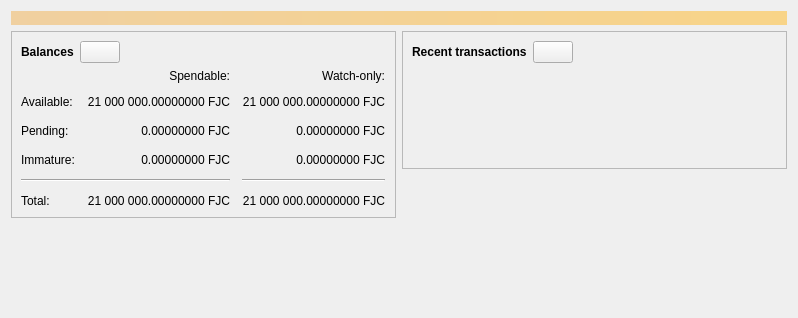
<?xml version="1.0" encoding="UTF-8"?>
<ui version="4.0">
 <class>OverviewPage</class>
 <widget class="QWidget" name="OverviewPage">
  <property name="geometry">
   <rect>
    <x>0</x>
    <y>0</y>
    <width>798</width>
    <height>318</height>
   </rect>
  </property>
  <property name="windowTitle">
   <string>Form</string>
  </property>
  <layout class="QVBoxLayout" name="topLayout">
   <item>
    <widget class="QLabel" name="labelAlerts">
     <property name="visible">
      <bool>false</bool>
     </property>
     <property name="styleSheet">
      <string notr="true">QLabel { background-color: qlineargradient(x1: 0, y1: 0, x2: 1, y2: 0, stop:0 #F0D0A0, stop:1 #F8D488); color:#000000; }</string>
     </property>
     <property name="wordWrap">
      <bool>true</bool>
     </property>
     <property name="margin">
      <number>3</number>
     </property>
     <property name="textInteractionFlags">
      <set>Qt::TextSelectableByMouse</set>
     </property>
    </widget>
   </item>
   <item>
    <layout class="QHBoxLayout" name="horizontalLayout" stretch="1,1">
     <item>
      <layout class="QVBoxLayout" name="verticalLayout_2">
       <item>
        <widget class="QFrame" name="frame">
         <property name="frameShape">
          <enum>QFrame::StyledPanel</enum>
         </property>
         <property name="frameShadow">
          <enum>QFrame::Raised</enum>
         </property>
         <layout class="QVBoxLayout" name="verticalLayout_4">
          <item>
           <layout class="QHBoxLayout" name="horizontalLayout_4">
            <item>
             <widget class="QLabel" name="label_5">
              <property name="font">
               <font>
                <weight>75</weight>
                <bold>true</bold>
               </font>
              </property>
              <property name="text">
               <string>Balances</string>
              </property>
             </widget>
            </item>
            <item>
             <widget class="QPushButton" name="labelWalletStatus">
              <property name="enabled">
               <bool>true</bool>
              </property>
              <property name="maximumSize">
               <size>
                <width>45</width>
                <height>16777215</height>
               </size>
              </property>
              <property name="toolTip">
               <string>The displayed information may be out of date. Your wallet automatically synchronizes with the Fujicoin network after a connection is established, but this process has not completed yet.</string>
              </property>
              <property name="text">
               <string/>
              </property>
              <property name="icon">
               <iconset resource="../fujicoin.qrc">
                <normaloff>:/icons/warning</normaloff>
                <disabledoff>:/icons/warning</disabledoff>:/icons/warning</iconset>
              </property>
              <property name="iconSize">
               <size>
                <width>24</width>
                <height>24</height>
               </size>
              </property>
             </widget>
            </item>
            <item>
             <spacer name="horizontalSpacer_3">
              <property name="orientation">
               <enum>Qt::Horizontal</enum>
              </property>
              <property name="sizeHint" stdset="0">
               <size>
                <width>40</width>
                <height>20</height>
               </size>
              </property>
             </spacer>
            </item>
           </layout>
          </item>
          <item>
           <layout class="QGridLayout" name="gridLayout">
            <property name="spacing">
             <number>12</number>
            </property>
            <item row="2" column="2">
             <widget class="QLabel" name="labelWatchPending">
              <property name="cursor">
               <cursorShape>IBeamCursor</cursorShape>
              </property>
              <property name="toolTip">
               <string>Unconfirmed transactions to watch-only addresses</string>
              </property>
              <property name="text">
               <string notr="true">0.00000000 FJC</string>
              </property>
              <property name="alignment">
               <set>Qt::AlignRight|Qt::AlignTrailing|Qt::AlignVCenter</set>
              </property>
              <property name="textInteractionFlags">
               <set>Qt::LinksAccessibleByMouse|Qt::TextSelectableByKeyboard|Qt::TextSelectableByMouse</set>
              </property>
             </widget>
            </item>
            <item row="2" column="1">
             <widget class="QLabel" name="labelUnconfirmed">
              <property name="cursor">
               <cursorShape>IBeamCursor</cursorShape>
              </property>
              <property name="toolTip">
               <string>Total of transactions that have yet to be confirmed, and do not yet count toward the spendable balance</string>
              </property>
              <property name="text">
               <string notr="true">0.00000000 FJC</string>
              </property>
              <property name="alignment">
               <set>Qt::AlignRight|Qt::AlignTrailing|Qt::AlignVCenter</set>
              </property>
              <property name="textInteractionFlags">
               <set>Qt::LinksAccessibleByMouse|Qt::TextSelectableByKeyboard|Qt::TextSelectableByMouse</set>
              </property>
             </widget>
            </item>
            <item row="3" column="2">
             <widget class="QLabel" name="labelWatchImmature">
              <property name="cursor">
               <cursorShape>IBeamCursor</cursorShape>
              </property>
              <property name="toolTip">
               <string>Mined balance in watch-only addresses that has not yet matured</string>
              </property>
              <property name="text">
               <string notr="true">0.00000000 FJC</string>
              </property>
              <property name="alignment">
               <set>Qt::AlignRight|Qt::AlignTrailing|Qt::AlignVCenter</set>
              </property>
              <property name="textInteractionFlags">
               <set>Qt::LinksAccessibleByMouse|Qt::TextSelectableByKeyboard|Qt::TextSelectableByMouse</set>
              </property>
             </widget>
            </item>
            <item row="4" column="0" colspan="2">
             <widget class="Line" name="line">
              <property name="orientation">
               <enum>Qt::Horizontal</enum>
              </property>
             </widget>
            </item>
            <item row="4" column="2">
             <widget class="Line" name="lineWatchBalance">
              <property name="sizePolicy">
               <sizepolicy hsizetype="Preferred" vsizetype="Fixed">
                <horstretch>0</horstretch>
                <verstretch>0</verstretch>
               </sizepolicy>
              </property>
              <property name="minimumSize">
               <size>
                <width>140</width>
                <height>0</height>
               </size>
              </property>
              <property name="orientation">
               <enum>Qt::Horizontal</enum>
              </property>
             </widget>
            </item>
            <item row="5" column="0">
             <widget class="QLabel" name="labelTotalText">
              <property name="text">
               <string>Total:</string>
              </property>
             </widget>
            </item>
            <item row="3" column="1">
             <widget class="QLabel" name="labelImmature">
              <property name="cursor">
               <cursorShape>IBeamCursor</cursorShape>
              </property>
              <property name="toolTip">
               <string>Mined balance that has not yet matured</string>
              </property>
              <property name="text">
               <string notr="true">0.00000000 FJC</string>
              </property>
              <property name="alignment">
               <set>Qt::AlignRight|Qt::AlignTrailing|Qt::AlignVCenter</set>
              </property>
              <property name="textInteractionFlags">
               <set>Qt::LinksAccessibleByMouse|Qt::TextSelectableByKeyboard|Qt::TextSelectableByMouse</set>
              </property>
             </widget>
            </item>
            <item row="2" column="3">
             <spacer name="horizontalSpacer_2">
              <property name="orientation">
               <enum>Qt::Horizontal</enum>
              </property>
              <property name="sizeHint" stdset="0">
               <size>
                <width>40</width>
                <height>20</height>
               </size>
              </property>
             </spacer>
            </item>
            <item row="3" column="0">
             <widget class="QLabel" name="labelImmatureText">
              <property name="text">
               <string>Immature:</string>
              </property>
             </widget>
            </item>
            <item row="5" column="1">
             <widget class="QLabel" name="labelTotal">
              <property name="cursor">
               <cursorShape>IBeamCursor</cursorShape>
              </property>
              <property name="toolTip">
               <string>Your current total balance</string>
              </property>
              <property name="text">
               <string notr="true">21 000 000.00000000 FJC</string>
              </property>
              <property name="alignment">
               <set>Qt::AlignRight|Qt::AlignTrailing|Qt::AlignVCenter</set>
              </property>
              <property name="textInteractionFlags">
               <set>Qt::LinksAccessibleByMouse|Qt::TextSelectableByKeyboard|Qt::TextSelectableByMouse</set>
              </property>
             </widget>
            </item>
            <item row="5" column="2">
             <widget class="QLabel" name="labelWatchTotal">
              <property name="cursor">
               <cursorShape>IBeamCursor</cursorShape>
              </property>
              <property name="toolTip">
               <string>Current total balance in watch-only addresses</string>
              </property>
              <property name="text">
               <string notr="true">21 000 000.00000000 FJC</string>
              </property>
              <property name="alignment">
               <set>Qt::AlignRight|Qt::AlignTrailing|Qt::AlignVCenter</set>
              </property>
              <property name="textInteractionFlags">
               <set>Qt::LinksAccessibleByMouse|Qt::TextSelectableByKeyboard|Qt::TextSelectableByMouse</set>
              </property>
             </widget>
            </item>
            <item row="0" column="2">
             <widget class="QLabel" name="labelWatchonly">
              <property name="text">
               <string>Watch-only:</string>
              </property>
              <property name="alignment">
               <set>Qt::AlignRight|Qt::AlignTrailing|Qt::AlignVCenter</set>
              </property>
             </widget>
            </item>
            <item row="1" column="0">
             <widget class="QLabel" name="labelBalanceText">
              <property name="text">
               <string>Available:</string>
              </property>
             </widget>
            </item>
            <item row="1" column="1">
             <widget class="QLabel" name="labelBalance">
              <property name="cursor">
               <cursorShape>IBeamCursor</cursorShape>
              </property>
              <property name="toolTip">
               <string>Your current spendable balance</string>
              </property>
              <property name="text">
               <string notr="true">21 000 000.00000000 FJC</string>
              </property>
              <property name="alignment">
               <set>Qt::AlignRight|Qt::AlignTrailing|Qt::AlignVCenter</set>
              </property>
              <property name="textInteractionFlags">
               <set>Qt::LinksAccessibleByMouse|Qt::TextSelectableByKeyboard|Qt::TextSelectableByMouse</set>
              </property>
             </widget>
            </item>
            <item row="1" column="2">
             <widget class="QLabel" name="labelWatchAvailable">
              <property name="cursor">
               <cursorShape>IBeamCursor</cursorShape>
              </property>
              <property name="toolTip">
               <string>Your current balance in watch-only addresses</string>
              </property>
              <property name="text">
               <string notr="true">21 000 000.00000000 FJC</string>
              </property>
              <property name="alignment">
               <set>Qt::AlignRight|Qt::AlignTrailing|Qt::AlignVCenter</set>
              </property>
              <property name="textInteractionFlags">
               <set>Qt::LinksAccessibleByMouse|Qt::TextSelectableByKeyboard|Qt::TextSelectableByMouse</set>
              </property>
             </widget>
            </item>
            <item row="2" column="0">
             <widget class="QLabel" name="labelPendingText">
              <property name="text">
               <string>Pending:</string>
              </property>
             </widget>
            </item>
            <item row="0" column="1">
             <widget class="QLabel" name="labelSpendable">
              <property name="text">
               <string>Spendable:</string>
              </property>
              <property name="alignment">
               <set>Qt::AlignRight|Qt::AlignTrailing|Qt::AlignVCenter</set>
              </property>
             </widget>
            </item>
           </layout>
          </item>
         </layout>
        </widget>
       </item>
       <item>
        <spacer name="verticalSpacer">
         <property name="orientation">
          <enum>Qt::Vertical</enum>
         </property>
         <property name="sizeHint" stdset="0">
          <size>
           <width>20</width>
           <height>40</height>
          </size>
         </property>
        </spacer>
       </item>
      </layout>
     </item>
     <item>
      <layout class="QVBoxLayout" name="verticalLayout_3">
       <item>
        <widget class="QFrame" name="frame_2">
         <property name="frameShape">
          <enum>QFrame::StyledPanel</enum>
         </property>
         <property name="frameShadow">
          <enum>QFrame::Raised</enum>
         </property>
         <layout class="QVBoxLayout" name="verticalLayout">
          <item>
           <layout class="QHBoxLayout" name="horizontalLayout_2">
            <item>
             <widget class="QLabel" name="label_4">
              <property name="font">
               <font>
                <weight>75</weight>
                <bold>true</bold>
               </font>
              </property>
              <property name="text">
               <string>Recent transactions</string>
              </property>
             </widget>
            </item>
            <item>
             <widget class="QPushButton" name="labelTransactionsStatus">
              <property name="enabled">
               <bool>true</bool>
              </property>
              <property name="maximumSize">
               <size>
                <width>45</width>
                <height>16777215</height>
               </size>
              </property>
              <property name="toolTip">
               <string>The displayed information may be out of date. Your wallet automatically synchronizes with the Fujicoin network after a connection is established, but this process has not completed yet.</string>
              </property>
              <property name="text">
               <string/>
              </property>
              <property name="icon">
               <iconset resource="../fujicoin.qrc">
                <normaloff>:/icons/warning</normaloff>
                <disabledoff>:/icons/warning</disabledoff>:/icons/warning</iconset>
              </property>
              <property name="iconSize">
               <size>
                <width>24</width>
                <height>24</height>
               </size>
              </property>
             </widget>
            </item>
            <item>
             <spacer name="horizontalSpacer">
              <property name="orientation">
               <enum>Qt::Horizontal</enum>
              </property>
              <property name="sizeHint" stdset="0">
               <size>
                <width>40</width>
                <height>20</height>
               </size>
              </property>
             </spacer>
            </item>
           </layout>
          </item>
          <item>
           <widget class="TransactionOverviewWidget" name="listTransactions">
            <property name="styleSheet">
             <string notr="true">QListView { background: transparent; }</string>
            </property>
            <property name="frameShape">
             <enum>QFrame::NoFrame</enum>
            </property>
            <property name="verticalScrollBarPolicy">
             <enum>Qt::ScrollBarAlwaysOff</enum>
            </property>
            <property name="horizontalScrollBarPolicy">
             <enum>Qt::ScrollBarAlwaysOff</enum>
            </property>
            <property name="sizeAdjustPolicy">
             <enum>QAbstractScrollArea::AdjustToContents</enum>
            </property>
            <property name="selectionMode">
             <enum>QAbstractItemView::NoSelection</enum>
            </property>
            <property name="uniformItemSizes">
             <bool>true</bool>
            </property>
           </widget>
          </item>
         </layout>
        </widget>
       </item>
       <item>
        <spacer name="verticalSpacer_2">
         <property name="orientation">
          <enum>Qt::Vertical</enum>
         </property>
         <property name="sizeHint" stdset="0">
          <size>
           <width>20</width>
           <height>40</height>
          </size>
         </property>
        </spacer>
       </item>
      </layout>
     </item>
    </layout>
   </item>
  </layout>
 </widget>
 <customwidgets>
  <customwidget>
   <class>TransactionOverviewWidget</class>
   <extends>QListView</extends>
   <header>qt/transactionoverviewwidget.h</header>
  </customwidget>
 </customwidgets>
 <resources/>
 <connections/>
</ui>
